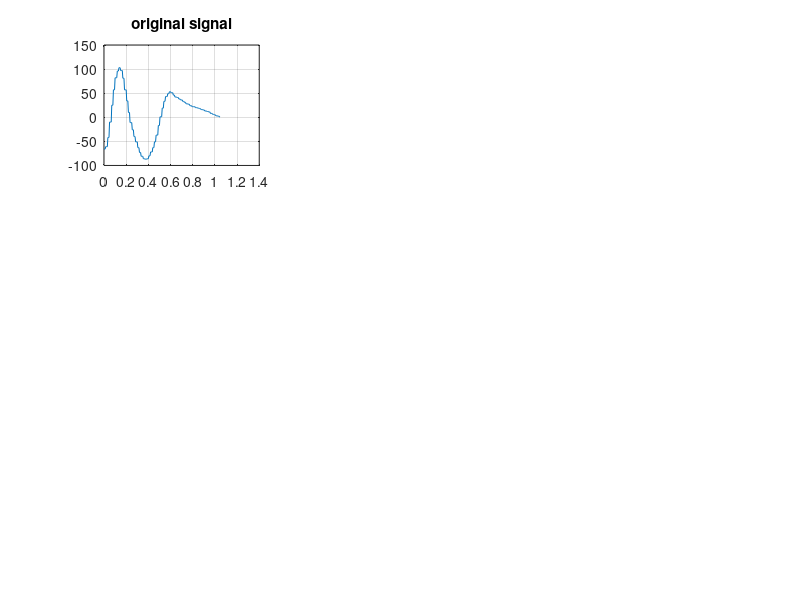

Write MATLAB code to recreate this figure. (Note: this script raises an error after producing the figure.)
%
% FFT test program
% Fredrik Hederstierna 2021
%

v = [-66,-66,-66,-61,-61,-61,-61,-42,-42,-42,-10,-10,-10,-10,25,25,25,57,57,57,82,82,82,82,96,96,96,103,103,103,97,97,97,97,81,81,81,57,57,57,57,34,34,34,10,10,10,-11,-11,-11,-11,-26,-26,-26,-40,-40,-40,-51,-51,-51,-51,-63,-63,-63,-73,-73,-73,-81,-81,-81,-81,-86,-86,-86,-87,-87,-87,-87,-86,-86,-86,-80,-80,-80,-72,-72,-72,-72,-63,-63,-63,-51,-51,-51,-37,-37,-37,-37,-17,-17,-17,1,1,1,1,19,19,19,33,33,33,43,43,43,43,49,49,49,53,53,53,51,51,51,51,46,46,46,42,42,42,42,41,41,41,38,38,38,36,36,36,36,33,33,33,31,31,31,28,28,28,28,27,27,27,24,24,24,24,22,22,22,22,22,22,20,20,20,20,19,19,19,18,18,18,16,16,16,16,15,15,15,13,13,13,13,12,12,12,11,11,11,8,8,8,8,6,6,6,5,5,5,3,3,3,3,2,2,2,0]';

figure(1);

N = size(v,1);
v_rate_hz = 200;
time = (1/v_rate_hz)*(0:N-1)';

subplot(3,3,1);
plot(time,v);
title('original signal')
grid on;

% extra polate

extra_points = 50;
[ev eN] = extrapolate(v, extra_points);
etime = (1/v_rate_hz)*(0:(N+(2*eN))-1)';

subplot(3,3,2);
plot(etime, ev);
title('padded signal')
grid on;

% fft filter

bp_lo_freq_hz = 0.1;
bp_hi_freq_hz = 10;
[ev_filt spectrum_pre BPF spectrum_post] = fft_filter(ev, v_rate_hz, bp_lo_freq_hz, bp_hi_freq_hz);

subplot(3,3,5);
plot(etime, ev_filt);
title('filtered padded signal')
grid on;

% plot spectrum

Fs = v_rate_hz;
dt = 1/Fs;
Ns = N+(2*eN);
dF = Fs/Ns;
f = ((-Fs/2) : dF : (Fs/2-dF))';
t = dt*(0:Ns-1)';

subplot(3,3,9);
plot(f,BPF);
title('BP-filter')
grid on;

subplot(3,3,3);
plot(f,abs(spectrum_pre));
title('Spectrum original')
grid on;

subplot(3,3,6);
plot(f,abs(spectrum_post));
title('Spectrum filtered')
grid on;

% remove extra polation

v_filt = ev_filt(eN+1 : end-eN, :);
subplot(3,3,4);
plot(time, v_filt);
% overlay original signal
%hold on
%plot(time, v);
%hold off
title('cropped filtered signal')
grid on;

% diff

v_diff = v - v_filt;
subplot(3,3,7);
plot(time,v_diff);
title('diff original and filtered signals')
grid on;
